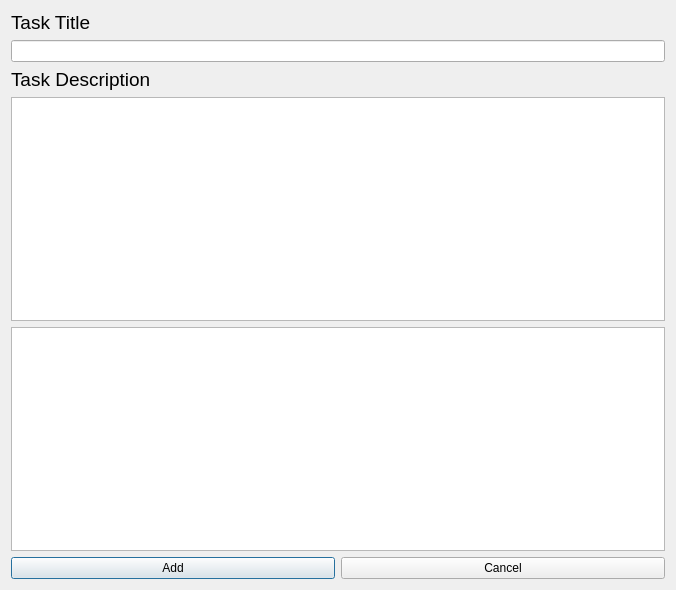
<?xml version="1.0" encoding="UTF-8"?>
<ui version="4.0">
 <class>Add_task</class>
 <widget class="QDialog" name="Add_task">
  <property name="geometry">
   <rect>
    <x>0</x>
    <y>0</y>
    <width>676</width>
    <height>590</height>
   </rect>
  </property>
  <property name="windowTitle">
   <string>Dialog</string>
  </property>
  <layout class="QVBoxLayout" name="verticalLayout">
   <item>
    <widget class="QLabel" name="label">
     <property name="font">
      <font>
       <pointsize>14</pointsize>
      </font>
     </property>
     <property name="text">
      <string>Task Title</string>
     </property>
    </widget>
   </item>
   <item>
    <widget class="QLineEdit" name="lineEdit_3"/>
   </item>
   <item>
    <widget class="QLabel" name="label_2">
     <property name="font">
      <font>
       <pointsize>14</pointsize>
      </font>
     </property>
     <property name="text">
      <string>Task Description</string>
     </property>
    </widget>
   </item>
   <item>
    <widget class="QTextEdit" name="textEdit_2"/>
   </item>
   <item>
    <widget class="QTextBrowser" name="textBrowser"/>
   </item>
   <item>
    <layout class="QHBoxLayout" name="horizontalLayout_8"/>
   </item>
   <item>
    <layout class="QHBoxLayout" name="horizontalLayout_3">
     <item>
      <widget class="QPushButton" name="pushButton">
       <property name="text">
        <string>Add</string>
       </property>
      </widget>
     </item>
     <item>
      <widget class="QPushButton" name="pushButton_2">
       <property name="text">
        <string>Cancel</string>
       </property>
      </widget>
     </item>
    </layout>
   </item>
  </layout>
 </widget>
 <resources/>
 <connections/>
</ui>
